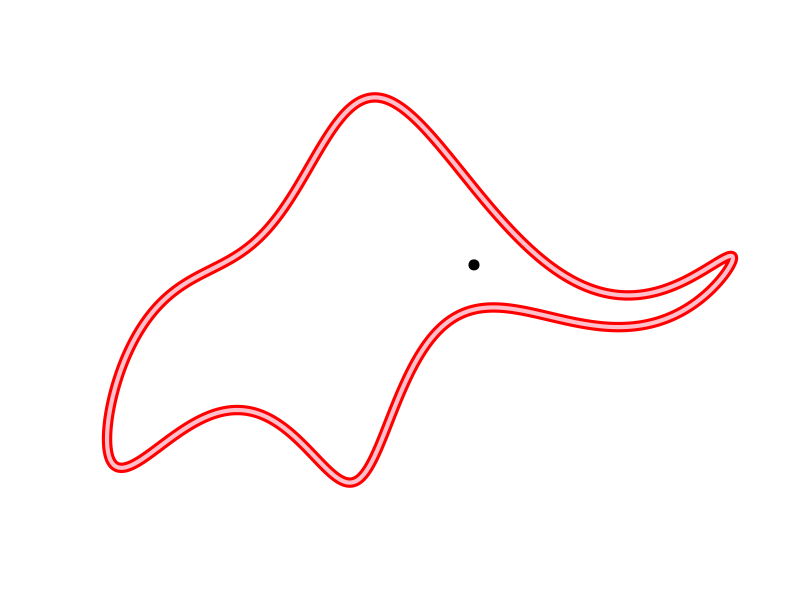

Here is the R script that generated this plot: (Note: this script raises an error after producing the figure.)
## A Winking Pink Elephant by Neil Gunther (with very slight modifications)
## URL: http://perfdynamics.blogspot.com/2011/06/winking-pink-elephant.html
param <- c(50-30i,18+8i,12-10i,-14-60i,1+20i)
parar <- param * exp(1i*pi/2)  #rotate by 90 degrees
pinky <- function() {
    Cx <- as.complex(rep(0,length(param)))
    Cy <- as.complex(rep(0,length(param)))
    tv <- seq(0,2*pi,length=1000)

    for (i in 1:2) { #movie frames
        Cx[1] <- parar[1] + Im(param[1])
        Cx[2] <- parar[2] + Im(param[2])
        Cx[3] <- Re(param[3])
        Cx[4] <- Re(param[5]) - (i-1)
        Cx[5] <- Re(param[4])

        Cy[1] <- param[1] - Re(param[1]) + Im(param[4])
        Cy[2] <- param[2] - Re(param[2])
        Cy[3] <- param[3] - Re(param[3])

        x <- c(fourier(tv, Cx))
        y <- c(fourier(tv, Cy))

        dev.hold()
        plot(y, -x, type="l", col='red', lwd=10, axes=FALSE, ylab='', xlab='')
        lines(y, -x, type="l", col='pink', lwd=4)
        if (i > 1) points(Im(param[5]), Im(param[5]), col='black', pch=126, cex=2)
        else points(Im(param[5]), Im(param[5]), col='black', pch=20, cex=2)
        ani.pause(.25)
    }
}
fourier <- function(tt,cc) {
    wt <- rep(0, length(tt))
    fsum <- function(n) {
        if (n > 0) wt <- wt + fsum(n-1) + Re(cc[n]) * cos(n*tt) + Im(cc[n]) * sin(n*tt)
        return(wt)
    }
    fsum(length(cc))
}

message('Press Esc under Windows or Ctrl-C under *nix to stop the animation')
while (TRUE) pinky()
